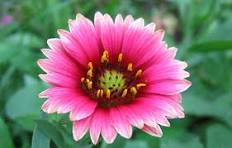
#> input picture image.jpg, 232 x 148 px
$ python EXP-20.py
#> lines starting #> are read from the running program, lines starting #| are printed output that depends on the picture; after the words box and inside, x2 and y2 are one past the last pixel; in counts of white or black regions, pixels touching at a corner belong together

import cv2
import numpy as np

# Read the input image
img = cv2.imread("image.jpg")
#> img is the input picture: shape (148, 232, 3); mean B, G, R 112.5, 115.7, 128.6

if img is None:
    print("Error: Image not found!")
else:
    # Convert image to grayscale
    gray = cv2.cvtColor(img, cv2.COLOR_BGR2GRAY)
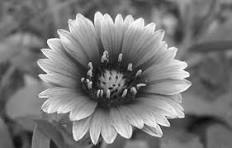
#> gray: shape (148, 232); min 8, max 255, mean 119.2

    # Convert grayscale image to binary image
    _, binary = cv2.threshold(
        gray, 127, 255, cv2.THRESH_BINARY
    )
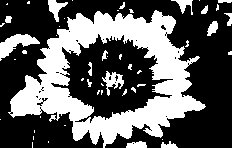
#> binary: shape (148, 232); 36.8% white; 50 white regions (34 under 20 px), largest, box (x1, y1, x2, y2) and area: (8, 10, 206, 148) 10805, (0, 34, 40, 61) 455, (102, 71, 124, 96) 233

    # Create a structuring element (kernel)
    kernel = np.ones((5, 5), np.uint8)

    # Apply dilation
    dilation = cv2.dilate(
        binary, kernel, iterations=1
    )
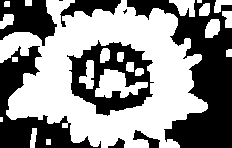
#> dilation: shape (148, 232); 54.8% white; 9 black regions (2 under 20 px), largest, box (x1, y1, x2, y2) and area: (127, 0, 232, 148) 6602, (0, 46, 101, 148) 3338, (67, 40, 154, 116) 3029

    # Display images
    cv2.imshow("Original Image", img)
    cv2.imshow("Binary Image", binary)
    cv2.imshow("Dilation Image", dilation)

    # Save the output image
    cv2.imwrite("dilation_output.jpg", dilation)

    cv2.waitKey(0)
    cv2.destroyAllWindows()
